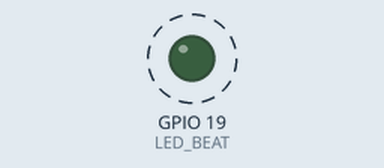
The program below on a simulated ESP32. Shown: output pins drawn as LEDs (lit = HIGH). Dashed ring = blinking. What the program prints to the serial monitor is not drawn.

Above: at 0.2 s.
Timing chart, 0 to 3.0 s (numbered marks = the images above):
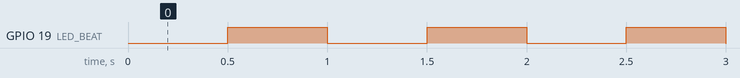

The program:

main.cpp
```cpp
/*
 * Day 04：硬體計時器、PWM（LEDC）、Watchdog
 *
 * 紅 LED：GPIO18（PWM 呼吸燈）；綠 LED：GPIO19（心跳燈）；各串 220Ω 到 GND。
 * 按鈕：GPIO4 到 GND（內部上拉，按下為 0）。
 *
 * 改 EXERCISE 的值就能切換練習：
 *   0 = 課堂範例：硬體計時器產生 1 kHz tick，心跳燈每 500 tick 切換一次
 *   1 = 練習 1 參考解：LEDC PWM 呼吸燈（5 kHz、13 位元）
 *   2 = 練習 2 參考解：Task Watchdog。按住按鈕模擬程式卡死，3 秒後重開機，開機時印出重開原因
 *   3 = 練習 3 參考解：用 lib/timing_calc 算出各頻率的最大 PWM 解析度，再讓 ledcSetup 驗證
 * 建議先自己寫練習 1～3，再對照參考解。
 */
#include <Arduino.h>
#include "esp_task_wdt.h"
#include "timing_calc.h"

#define EXERCISE 0

const int LED_PWM = 18, LED_BEAT = 19, BTN = 4;
const uint32_t APB_HZ = 80000000;

#if EXERCISE == 0
static hw_timer_t *timer = nullptr;
static volatile uint32_t ticks = 0;

static void IRAM_ATTR on_tick() {
  ticks++;                                   // 只有 ISR 寫、loop() 只讀，32 位元，安全
}

void setup() {
  Serial.begin(115200);
  pinMode(LED_BEAT, OUTPUT);
  const uint32_t prescaler = 80;             // 80 MHz / 80 = 1 MHz
  uint32_t alarm = tc_alarm_ticks(APB_HZ, prescaler, 1000);   // 1 ms
  timer = timerBegin(0, prescaler, true);
  timerAttachInterrupt(timer, on_tick, true);
  timerAlarmWrite(timer, alarm, true);       // autoreload：每次到點自動從 0 重數
  timerAlarmEnable(timer);
  Serial.printf("Day 04 EXERCISE 0：prescaler=%lu alarm=%lu -> 1 kHz tick\n",
                (unsigned long)prescaler, (unsigned long)alarm);
}

void loop() {
  static uint32_t last_toggle = 0, last_print = 0;
  uint32_t t = ticks;
  if (t - last_toggle >= 500) {
    last_toggle += 500;
    digitalWrite(LED_BEAT, !digitalRead(LED_BEAT));
  }
  if (t - last_print >= 2000) {
    last_print = t;
    Serial.printf("ticks=%lu millis=%lu\n", (unsigned long)t, (unsigned long)millis());
  }
}

#elif EXERCISE == 1
const uint8_t CH = 0, BITS = 13;
const uint32_t PWM_HZ = 5000;

void setup() {
  Serial.begin(115200);
  uint32_t real = ledcSetup(CH, PWM_HZ, BITS);   // 回傳實際頻率，0 代表參數組合做不到
  ledcAttachPin(LED_PWM, CH);
  Serial.printf("Day 04 EXERCISE 1：LEDC ch%d %lu Hz %d bits（實際 %lu Hz）\n",
                CH, (unsigned long)PWM_HZ, BITS, (unsigned long)real);
}

void loop() {
  // 0 -> 1000 -> 0 千分比，約 2 秒一個循環。不用 delay 也可以，這裡為了簡單用 delay(1)
  static int permille = 0, dir = 1;
  permille += dir;
  if (permille >= 1000 || permille <= 0) dir = -dir;
  // 人眼對亮度是非線性的，用平方近似 gamma 校正，暗部變化才看得出來
  uint32_t perceived = (uint32_t)permille * permille / 1000;
  ledcWrite(CH, tc_duty_from_permille(BITS, perceived));
  delay(1);
}

#elif EXERCISE == 2
void setup() {
  Serial.begin(115200);
  pinMode(BTN, INPUT_PULLUP);
  pinMode(LED_BEAT, OUTPUT);
  esp_reset_reason_t why = esp_reset_reason();
  Serial.printf("Day 04 EXERCISE 2：開機，重開原因 = %d%s\n", why,
                why == ESP_RST_TASK_WDT ? "（Task Watchdog 逾時）" :
                why == ESP_RST_PANIC    ? "（panic，Arduino 2.x 的 TWDT 逾時會走這條）" :
                why == ESP_RST_POWERON  ? "（上電）" : "");
  esp_task_wdt_init(3, true);   // 逾時 3 秒，逾時就 panic 重開
  esp_task_wdt_add(NULL);       // NULL = 目前這個 task（Arduino 的 loopTask）
  Serial.println("按住按鈕模擬程式卡死");
}

void loop() {
  if (digitalRead(BTN) == LOW) {
    Serial.println("進入無窮迴圈，不再餵狗...");
    while (true) { }            // 模擬卡死
  }
  esp_task_wdt_reset();         // 餵狗：只在「確定一切正常」的地方餵
  digitalWrite(LED_BEAT, (millis() / 250) % 2);
  delay(10);
}

#elif EXERCISE == 3
void setup() {
  Serial.begin(115200);
  Serial.println("Day 04 EXERCISE 3：PWM 頻率 vs 最大解析度");
  Serial.println("  頻率(Hz)  計算位元  ledcSetup 實際頻率(Hz)");
  const uint32_t freqs[] = {50, 1000, 5000, 20000, 312500, 1000000};
  for (uint32_t f : freqs) {
    uint8_t bits = tc_pwm_max_bits(APB_HZ, f);
    uint32_t real = ledcSetup(0, f, bits);
    Serial.printf("  %8lu  %8u  %10lu\n", (unsigned long)f, bits, (unsigned long)real);
  }
  Serial.println("再多 1 位元試試看（應該失敗，回傳 0）：");
  uint32_t f = 5000;
  uint8_t bits = tc_pwm_max_bits(APB_HZ, f) + 1;
  Serial.printf("  %lu Hz %u bits -> %lu\n", (unsigned long)f, bits, (unsigned long)ledcSetup(0, f, bits));
}

void loop() { delay(1000); }
#endif
```

Measured:
- by itself, GPIO 19 (LED_BEAT): alternates HIGH for 0.50 s and LOW for 0.50 s
